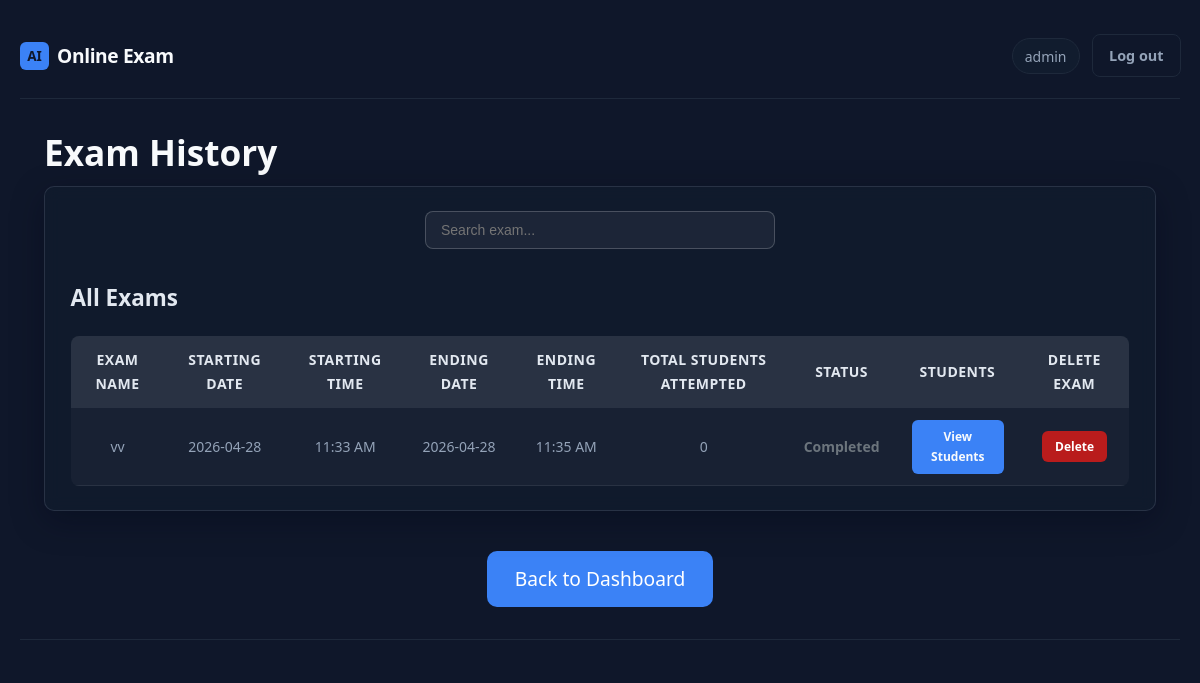
/admin/exam-history (signed in), run on an earlier commit of the app's database.
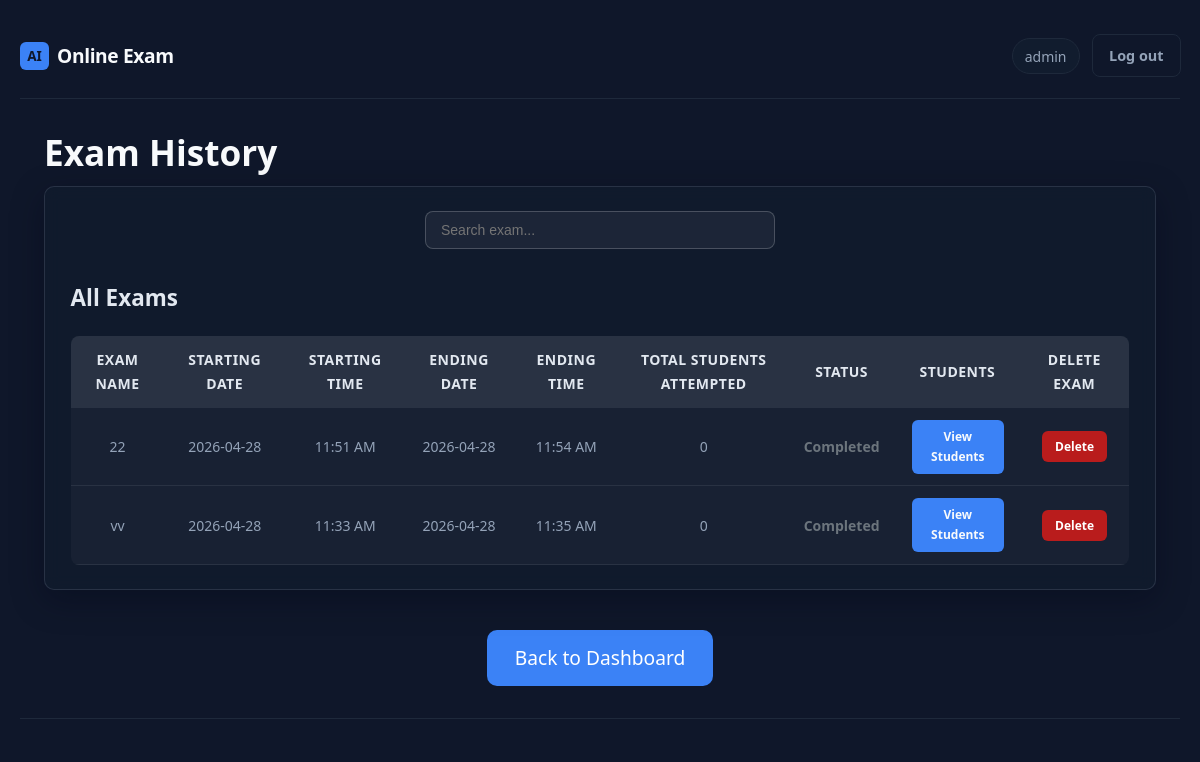
And on a later commit of the database.
### app.py (models this page shows)
class User(db.Model):
    __tablename__ = "users"
    id = db.Column(db.Integer, primary_key=True)
    username = db.Column(db.String(80), unique=True, nullable=False)
    email = db.Column(db.String(120), unique=True, nullable=False)
    password_hash = db.Column(db.String(256), nullable=False)
    roll_number = db.Column(db.String(50), unique=True, nullable=True)
    created_at = db.Column(db.DateTime, default=lambda: datetime.now(timezone.utc))
    is_admin = db.Column(db.Boolean, default=False)
    allow_reattempt = db.Column(db.Boolean, default=False)
    exam_access_enabled = db.Column(db.Boolean, default=True)
    exam_completed = db.Column(db.Boolean, default=False)
    admin_role = db.Column(db.String(20), nullable=True)
    is_blocked = db.Column(db.Boolean, default=False)
    block_reason = db.Column(db.String(255))
    attempts = db.relationship("Attempt", backref="user", lazy=True)

class ExamHistory(db.Model):
    id = db.Column(db.Integer, primary_key=True)
    subject_name = db.Column(db.String(100), nullable=False, default="General Exam")
    start_time = db.Column(db.DateTime, nullable=False)
    end_time = db.Column(db.DateTime, nullable=False)
    created_at = db.Column(db.DateTime, default=lambda: datetime.now(timezone.utc))

### app.py (the view)
@app.route('/admin/exam-history')
@admin_required
def exam_history():
    exams = ExamHistory.query.order_by(ExamHistory.start_time.desc()).all()
    if exams is None:
        exams = []
    current_exam = ExamSchedule.query.first()
    if current_exam:
        student_count = Attempt.query.filter(
            Attempt.started_at >= current_exam.start_time,
            Attempt.started_at <= current_exam.end_time,
            Attempt.status == 'completed'
        ).count()
        current_exam.total_students = student_count
    from datetime import datetime, timedelta
    now = datetime.utcnow() + timedelta(hours=5, minutes=30)
    for exam in exams:
        student_count = Attempt.query.filter(
            Attempt.started_at >= exam.start_time,
            Attempt.started_at <= exam.end_time,
            Attempt.status == 'completed'
        ).count()
        exam.total_students = student_count
        if exam.start_time <= now <= exam.end_time:
            exam.status = "RUNNING"
        elif now > exam.end_time:
            exam.status = "COMPLETED"
        else:
            exam.status = "NOT STARTED"
    from datetime import datetime, timedelta
    return render_template('exam_history.html', exams=exams, now=datetime.utcnow() + timedelta(hours=5, minutes=30))

### app.py (called while the page is built, shortened)
def admin_required(f):
    @wraps(f)
    def decorated(*args, **kwargs):
        if "user_id" not in session:
            return redirect(url_for("admin_login_page"))
        u = db.session.get(User, session["user_id"])
        return f(*args, **kwargs)
    return decorated

### templates/exam_history.html (shortened to what this page needs)
{% extends "base.html" %}
{% block body_class %}page-admin{% endblock %}
{% block content %}
<section class="admin-hero">
  <h1>Exam History</h1>
</section>
<div class="card admin-section">
    <div style="display: flex; justify-content: center; margin-bottom: 20px;">
      <input
        type="text"
        id="examSearch"
        placeholder="Search exam..."
        style="width: 350px; padding: 10px 15px; border: 1px solid rgba(255,255,255,0.2); border-radius: 8px; background: rgba(255,255,255,0.05); color: #e2e8f0; font-size: 14px;"
      >
    </div>
  <h3 style="margin: 30px 0 20px 0; color: #e2e8f0;">All Exams</h3>
  <div class="exams-table">
    <table class="data-table">
      <thead>
        <tr>
          <th>Exam Name</th>
          <th>Starting Date</th>
          <th>Starting Time</th>
          <th>Ending Date</th>
          <th>Ending Time</th>
          <th>Total Students Attempted</th>
          <th>STATUS</th>
          <th>STUDENTS</th>
          <th>DELETE EXAM</th>
        </tr>
      </thead>
      <tbody>
        {% if exams %}
          {% for exam in exams %}
            <tr class="exam-row" data-exam="{{ exam.subject_name or 'Exam' }}" data-date="{{ exam.start_time.strftime('%Y-%m-%d') }}">
              <td>{{ exam.subject_name }}</td>
              <td>{{ exam.start_time.strftime('%Y-%m-%d') }}</td>
              <td>{{ exam.start_time.strftime('%I:%M %p') }}</td>
              <td>{{ exam.end_time.strftime('%Y-%m-%d') }}</td>
              <td>{{ exam.end_time.strftime('%I:%M %p') }}</td>
              <td>{{ exam.total_students or 0 }}</td>
              <td>
                {% if exam.status == "RUNNING" %}
                  <span style="color: #28a745; font-weight:600;">Running</span>
                {% elif exam.status == "COMPLETED" %}
                  <span style="color: #6c757d; font-weight:600;">Completed</span>
                {% else %}
                  <span style="color: #ffc107; font-weight:600;">Not Started</span>
                {% endif %}
              </td>
              <td>
                <a href="{{ url_for('admin_exam_students', exam_id=exam.id) }}" class="btn btn-primary btn-sm">
                  View Students
                </a>
              </td>
              <td>
                <form action="{{ url_for('delete_exam', exam_id=exam.id) }}" method="POST" style="display:inline;">
                  <button type="submit" class="btn btn-danger btn-sm"
                      onclick="return confirm('Delete this exam?');">
                      Delete
                  </button>
                </form>
              </td>
            </tr>
          {% endfor %}
        {% endif %}
      </tbody>
    </table>
  </div>
</div>
<div style="text-align: center; margin-top: 40px;">
  <a href="/admin" class="btn-dashboard">
    Back to Dashboard
  </a>
</div>
{% endblock %}

### templates/base.html (shortened to what this page needs)
<!DOCTYPE html>
<html lang="en">
<head>
  <link rel="stylesheet" href="{{ url_for('static', filename='css/style.css') }}">
</head>
<body class="{% block body_class %}{% endblock %}">
  <div class="app-shell">
    <header class="top-bar">
      <a href="{% if session.get('is_admin') %}{{ url_for('admin_dashboard') }}{% elif session.get('user_id') %}{{ url_for('dashboard') }}{% else %}{{ url_for('login') }}{% endif %}" class="brand">
        <span class="brand-mark">AI</span>
        <span class="brand-text">Online Exam</span>
      </a>
      {% if session.get('user_id') %}
      <nav class="top-nav">
        <span class="user-pill">{{ session.get('username') }}</span>
        <a href="{{ url_for('admin_logout') if session.get('is_admin') else url_for('logout') }}" class="btn btn-ghost">Log out</a>
      </nav>
      {% endif %}
    </header>
    <div class="full-width-wrapper">
      {% block content %}{% endblock %}
    </div>
    <footer class="site-footer">
    </footer>
  </div>
</body>
</html>

### static/css/style.css (style rules this page uses)
:root { --bg: #0f172a; --bg-elevated: #111c2e; --border: #1e293b; --text: #f8fafc; --muted: #94a3b8; --accent: #3b82f6; --accent-dim: #2563eb; --accent-glow: rgba(59, 130, 246, 0.35); --success: #22c55e; --error: #ef4444; --radius: 10px; --font: "Segoe UI", system-ui, -apple-system, sans-serif; }
*, *::before, *::after { box-sizing: border-box; }
body { margin: 0; min-height: 100vh; font-family: var(--font); background: var(--bg); color: var(--text); font-size: 1.2rem; line-height: 1.65; }
a { color: var(--accent); text-decoration: none; }
.app-shell { max-width: 1080px; margin: 0 auto; padding: 1.65rem 1.25rem 2.5rem; min-height: 100vh; display: flex; flex-direction: column; position: relative; z-index: 1; }
.top-bar { display: flex; align-items: center; justify-content: space-between; padding: 0.5rem 0 1.25rem; border-bottom: 1px solid var(--border); margin-bottom: 1.5rem; }
.brand { display: flex; align-items: center; gap: 0.5rem; color: var(--text); text-decoration: none; }
.brand-mark { background: var(--accent); color: #0f172a; font-weight: 700; padding: 0.2rem 0.45rem; border-radius: 6px; font-size: 0.85rem; }
.brand-text { font-weight: 600; letter-spacing: -0.02em; }
.top-nav { display: flex; align-items: center; gap: 0.75rem; }
.user-pill { font-size: 0.875rem; color: var(--muted); padding: 0.35rem 0.75rem; background: var(--bg-elevated); border-radius: 999px; border: 1px solid var(--border); }
.site-footer { margin-top: 2rem; padding-top: 1rem; border-top: 1px solid var(--border); font-size: 0.8rem; color: var(--muted); text-align: center; }
.card { background: rgba(17, 28, 46, 0.72); border: 1px solid rgba(148, 163, 184, 0.18); border-radius: var(--radius); padding: 1.5rem 1.6rem; box-shadow: 0 10px 32px rgba(2, 6, 23, 0.35); backdrop-filter: blur(8px); -webkit-backdrop-filter: blur(8px); transition: transform 0.2s ease, box-shadow 0.2s ease, border-color 0.2s ease; }
.btn { display: inline-flex; align-items: center; justify-content: center; padding: 0.55rem 1rem; border-radius: 8px; font-size: 0.9rem; font-weight: 600; border: 1px solid transparent; cursor: pointer; font-family: inherit; transition: background 0.15s, border-color 0.15s; }
.btn-primary { background: var(--accent); color: #f8fafc; }
.btn-danger { background: #b91c1c; color: #fff; }
.btn-ghost { background: transparent; color: var(--muted); border-color: var(--border); }
.data-table { width: 100%; border-collapse: collapse; font-size: 0.875rem; }
.data-table th, .data-table td { text-align: center !important; vertical-align: middle; padding: 0.5rem 0.65rem; border-bottom: 1px solid var(--border); }
.data-table th:first-child, .data-table td:first-child { text-align: left; }
.data-table td:nth-child(5), .data-table td:nth-child(6) { text-align: center; }
.data-table th { color: var(--muted); font-weight: 500; }
.admin-hero h1 { margin: 0 0 0.35rem; font-size: 2.2rem; font-weight: 800; }
body.page-admin-portal, body.page-admin-login, body.page-admin { background: #0f172a; }
.btn, .btn-primary, .btn-outline, button, a.btn, a.btn-primary, a.btn-outline { transition: all 0.25s ease; position: relative; }
.dash-stat-card, .card, .highlight-card { transition: all 0.25s ease; }
.btn, button { will-change: transform; }

### templates/base.html (style rules this page uses)
body { margin: 0; padding: 0; }
html, body { width: 100%; overflow-x: hidden; }
.app-shell { width: 100%; max-width: 100%; }
.full-width-wrapper { width: 100%; max-width: 100%; padding-left: 24px; padding-right: 24px; }

### templates/exam_history.html (style rules this page uses)
.exams-table { width: 100%; border-collapse: collapse; background: rgba(255,255,255,0.03); border-radius: 8px; overflow: hidden; }
.exams-table th, .exams-table td { padding: 12px 16px; text-align: left; border-bottom: 1px solid rgba(255,255,255,0.08); transition: all 0.2s ease; }
.exams-table th { background: rgba(255,255,255,0.08); font-weight: 600; color: #e2e8f0; font-size: 14px; text-transform: uppercase; letter-spacing: 0.5px; }
.exams-table td { color: #94a3b8; font-size: 14px; }
.btn-sm { padding: 6px 12px; font-size: 12px; border-radius: 6px; transition: all 0.2s ease; }
.btn-dashboard { display: inline-block; padding: 12px 28px; background: #3b82f6; color: white; border-radius: 10px; text-decoration: none; transition: 0.2s ease; font-weight: 500; }

What changed in the data, as far as the page shows it:
added ExamHistory: subject_name "22", start_time "2026-04-28", start_time "11:51 AM", end_time "2026-04-28", end_time "11:54 AM", total_students "0"
